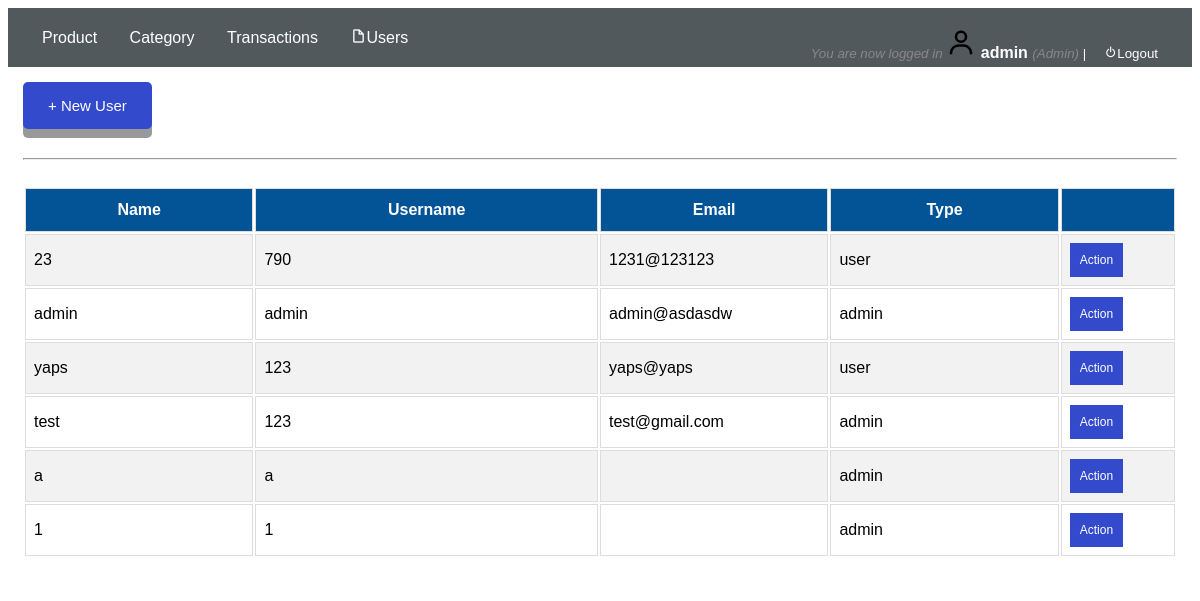
Screenshot of /admin/index.php?page=users (signed in) with the database file from the repository.
### tables this page shows
CREATE TABLE `users` (
  `user_id` int(10) NOT NULL,
  `username` varchar(100) NOT NULL,
  `name` varchar(100) NOT NULL,
  `email` varchar(100) NOT NULL,
  `user_type` varchar(100) NOT NULL,
  `password` varchar(100) NOT NULL
);

### admin/users.php (the view, shortened to what this page needs)
<!DOCTYPE html>
<?php
$conn = mysqli_connect("localhost","root","") or die (mysqli_error($conn));
$sql = "SELECT * FROM users";
$q = mysqli_query($conn,$sql) or die (mysqli_error($conn));
?>
<html>
<head>
	<link rel = "stylesheet" type="text/css" href="../css/create_user.css" />
	<link href='https://unpkg.com/boxicons@2.0.9/css/boxicons.min.css' rel='stylesheet'>
</head>
<body>
<div class="button-align">
		<div class="first-modal">
			<button class="modal-button" href="#myModal1"> + New User</button>
		</div>
</div>
	<br>
	<hr>
	<br>
	<div id="tbody">
		<table width="100%">
			<tr>
				<th width="20%">Name</th>
			    <th width="30%">Username</th>
			    <th width="20%">Email</th>
			    <th width="20%">Type</th>
			    <th width="30%"></th>
			</tr>
			<?php
						while($r = mysqli_fetch_assoc($q))
						{
					?>
			 	<tr>
			 		<td><?php echo $r['name'];?></td>
					<td><?php echo $r['username'];?></td>
					<td><?php echo $r['email'];?></td>
					<td><?php echo $r['user_type'];?></td>
					<td>
						<div class="dropdown">
						  <button class="dropbtn">Action</button>
						</div>
					</td>
			 	</tr>
			 		<?php
						}
					?>
		</table>
	</div>
</body>
</html>

### css/responsive.css (style rules this page uses)
* { box-sizing: border-box; }
html { font-family: "Lucida Sans", sans-serif; }

### css/create_user.css (style rules this page uses)
.button-align { height: 50px; }
.first-modal { width: 150px; float: left; }
.first-modal button { display: inline-block; padding: 15px 25px; font-size: 15px; cursor: pointer; text-align: center; text-decoration: none; outline: none; color: #fff; background-color: #334acc; border: none; border-radius: 5px; box-shadow: 0 9px #999; }
#tbody { font-family: Arial, Helvetica, sans-serif; border-collapse: collapse; width: 100%; }
#tbody td, th { border: 1px solid #ddd; padding: 8px; }
#tbody tr:nth-child(even) { background-color: #f2f2f2; }
#tbody th { padding-top: 12px; padding-bottom: 12px; text-align: left; background-color: #035397; color: white; text-align: center; }
.dropbtn { background-color: #334acc; color: white; padding: 10px; font-size: 12px; border: none; }
.dropdown { position: relative; display: inline-block; }

### rows the page displays
users: name "23", username "790", email "1231@123123", user_type "user"
users: name "admin", username "admin", email "admin@asdasdw", user_type "admin"
users: name "yaps", username "123", email "yaps@yaps", user_type "user"
users: name "test", username "123", email "test@gmail.com", user_type "admin"
users: name "a", username "a", user_type "admin"
users: name "1", username "1", user_type "admin"

### other values shown
$_SESSION['success'] "You are now logged in"
$_SESSION['user']['name'] "admin"
$_SESSION['user']['user_type'] "Admin"
